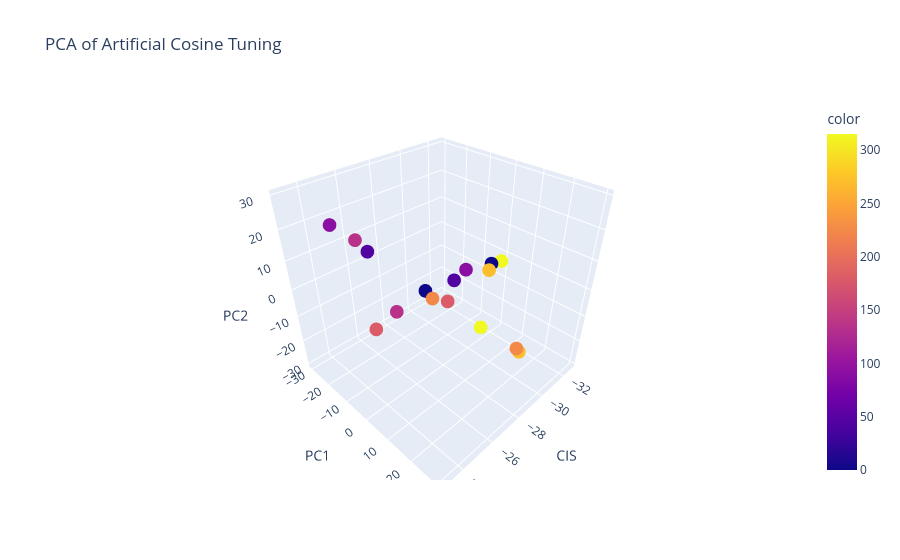

Notebook code for this chart:
### Code cell
fig = px.scatter_3d(x=avg_proj[:, 0], y=avg_proj[:, 1], z=avg_proj[:, 2], color=directions_deg, title='PCA of Artificial Cosine Tuning')
fig.add_trace(px.scatter_3d(x=approx_proj[:, 0], y=approx_proj[:, 1], z=approx_proj[:, 2], color=directions_deg, title='PCA of Artificial Cosine Tuning').data[0])  

# Fix: Use update_layout and point to the 'scene' dictionary
fig.update_layout(
    scene=dict(
        xaxis_title='CIS',
        yaxis_title='PC1',
        zaxis_title='PC2'
    )
)

### Figure 1 — Plotly figure (JSON) as saved in the notebook; plotly's stock layout.template omitted (floating-point values rounded to 4 significant figures)
{"data": [{"hovertemplate": "x=%{x}<br>y=%{y}<br>z=%{z}<br>color=%{marker.color}<extra></extra>", "legendgroup": "", "marker": {"color": [0, 45, 90, 135, 180, 225, 270, 315], "coloraxis": "coloraxis", "symbol": "circle"}, "mode": "markers", "name": "", "scene": "scene", "showlegend": false, "type": "scatter3d", "x": [-30.23, -27.11, -24.1, -22.98, -24.39, -27.51, -30.52, -31.64], "y": [-23.12, -29.91, -19.18, 2.789, 23.12, 29.91, 19.18, -2.789], "z": [-18.9, 2.781, 22.83, 29.51, 18.9, -2.781, -22.83, -29.51]}, {"hovertemplate": "x=%{x}<br>y=%{y}<br>z=%{z}<br>color=%{marker.color}<extra></extra>", "legendgroup": "", "marker": {"color": [0, 45, 90, 135, 180, 225, 270, 315], "coloraxis": "coloraxis", "symbol": "circle"}, "mode": "markers", "name": "", "scene": "scene", "showlegend": false, "type": "scatter3d", "x": [-31.94, -29.01, -29.72, -24.91, -23.58, -26.92, -31.24, -32.73], "y": [-1.363, -1.569, -0.6648, 0.6566, 1.906, 2.003, 1.176, -0.934], "z": [-2.269, -0.5401, 1.787, 2.065, 1.414, 0.8869, -1.753, -3.139]}], "layout": {"coloraxis": {"colorbar": {"title": {"text": "color"}}, "colorscale": [[0, "#0d0887"], [0.1111, "#46039f"], [0.2222, "#7201a8"], [0.3333, "#9c179e"], [0.4444, "#bd3786"], [0.5556, "#d8576b"], [0.6667, "#ed7953"], [0.7778, "#fb9f3a"], [0.8889, "#fdca26"], [1, "#f0f921"]]}, "legend": {"tracegroupgap": 0}, "scene": {"domain": {"x": [0, 1], "y": [0, 1]}, "xaxis": {"title": {"text": "CIS"}}, "yaxis": {"title": {"text": "PC1"}}, "zaxis": {"title": {"text": "PC2"}}}, "title": {"text": "PCA of Artificial Cosine Tuning"}}}
